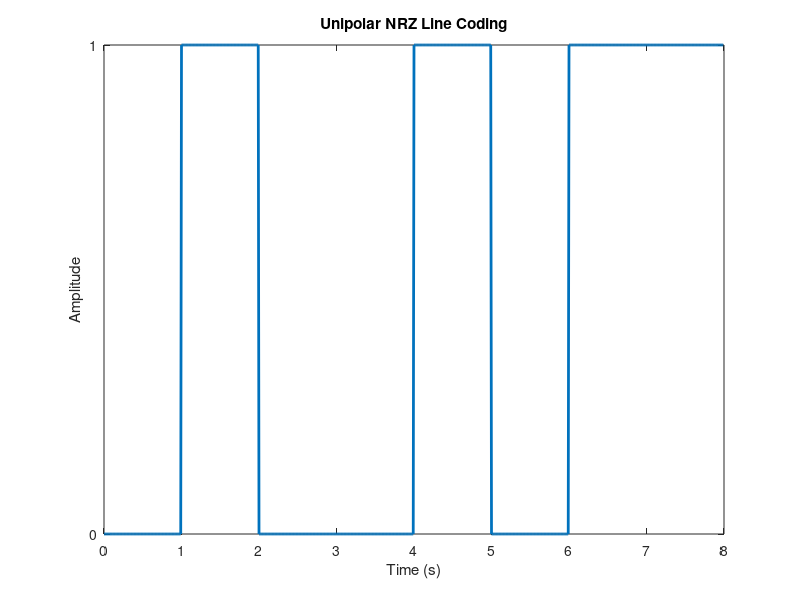

Write MATLAB code to recreate this figure.
data =[0 1 0 0 1 0 1 1];
fs=100;
bd=1;
t=0:1/fs:bd-1/fs;
n=length(data);
T=0:1/fs:bd*n-1/fs;
up =[];
for i = 1:n
    if data(i)==1
        up= [up ones(1,length(t))];
    else
        up =[up zeros(1,length(t))];

    end
end
figure;
plot(T,up,'LineWidth',2);
axis([0 bd*n 0 1]);
xlabel('Time (s)');
ylabel('Amplitude');
title('Unipolar NRZ Line Coding');
xticks(0:bd:bd*n)
yticks([0 1])
